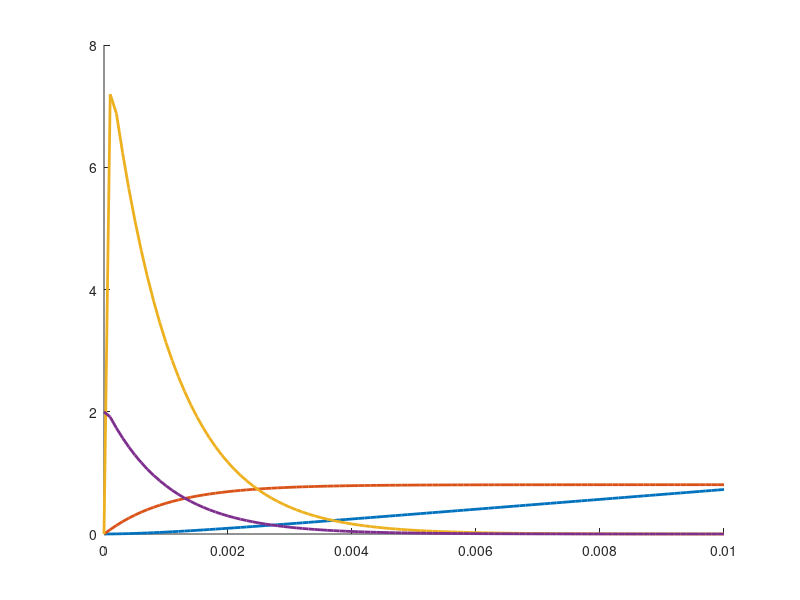

Write MATLAB code to recreate this figure. (Note: this script raises an error after producing the figure.)
clc;
clear all;
close all;

% Max values
i_max   = 2;                % [A]
v_max   = 77 /60*2*pi;      % [rad/s]

% Motor perf constants
k1      = 1;                % [A/N/m]       formula: i(t) = k1 * T(t)    
k2      = - v_max/2.1;      % [rad/s/N/m]   forumla: v(t) = k2 * T(t) + v_max       

% Physical constants
Jm      = 278e-6 ;            % [kg*m^2]

% Time span
t_0     = 0; 
t_end   = 0.01;
dt      = 0.0001;
t       = linspace(t_0,t_end,(t_end-t_0)/dt+1);


% State vectors
pos = zeros(size(t));
vel = zeros(size(t));
acc = zeros(size(t));
curr = zeros(size(t));
torque = zeros(size(t));

% Initial conditions
pos(1) = 0;
vel(1) = 0;
acc(1) = 0;
curr(1) = i_max;
torque(1) = i_max / k1;

for i = 2:length(t)
    % Get acceleration from torque
    acc(i) = torque(i-1) / Jm;

    % Get velocity and position update
    vel(i) = vel(i-1) + acc(i) * dt;
    pos(i) = pos(i-1) + vel(i) * dt;

    % Get new current and torques from actual velocity
    torque(i) = (vel(i)-v_max)/k2;
    curr(i) = k1 * torque(i);

end


figure(1);
hold on;
plot(t,pos*10,'LineWidth',2)
plot(t,vel/10,'LineWidth',2)
plot(t,acc/1000,'LineWidth',2)
plot(t,curr,'LineWidth',2)
yline(0,'k')
xlabel('Time [s]')
ylabel('Amplitude []')
legend('Position [10rad]','Velocity [10rad/s]','Acceleration[1000rad/s^2]','Current [A]')